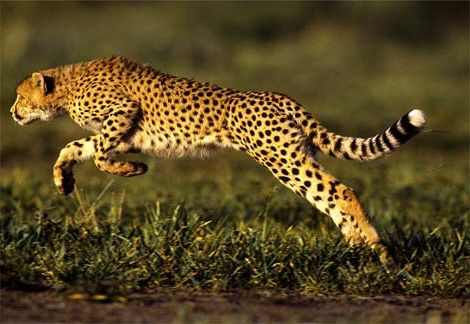
#> input picture cheetah-leaping.jpg, 470 x 324 px
$ python mynumpy2.py
#> lines starting #> are read from the running program, lines starting #| are printed output that depends on the picture
import sys
import random
import re
import math
import numpy as np
from skimage import io
import matplotlib.pyplot as plt


def main():

	photo = io.imread('cheetah-leaping.jpg')
#> photo is the input picture: shape (324, 470, 3); mean R, G, B 89.5, 72.9, 35.1
	# looks like two dim array, each square is a pixel represented with an RBG code (3 dim array) - numbers are 0-255 255=2^8-1
	# 0 is black, brightest red is 255
	print(photo.shape)
#| (324, 470, 3)
	plt.imshow(photo)
	plt.show()

	'''
	# show every other row
	plt.imshow(photo[::2])
	plt.show() #this basically just stretches the cheetah horizontally

	# shrink image by half
	plt.imshow(photo[::2,::2])
	plt.show()

	# print the cheetah upside down
	plt.imshow(photo[::-1])
	plt.show()

	# [5 lines of commented-out code are left out]
	plt.imshow(photo[60:125,:75])
	plt.show()

	# [11 lines of commented-out code are left out]

	print(np.sum(photo)) #sum of photo
	print(np.prod(photo)) #product of photo
	print(np.mean(photo))
	print(np.std(photo))
	print(np.var(photo))
	print(np.min(photo))
	print(np.max(photo))
	print(np.argmin(photo)) #where in the photo does the min exist (x*y*3)+y*3+z
	print(np.argmax(photo)) #where in the photo does the max exist


	identityMatrix = np.identity(7)
	print(identityMatrix) #1's in left to right downward diagonal, 0's in everything else

	sample = np.array(identityMatrix.diagonal()) #gives all diagonals in a list
	print(sample)

	poly = np.poly([-1,1,1,10]) #finds polynomial that coencides with these roots
	print(poly)

	roots = np.roots([1,4,-2,3]) #finds root for a given polynomial
	print(roots)

	# scipy is also a thing that exists and does lots of things -- you can see the things through help(scipy)


	# more stuff to know about numpy
	# 1) conditions apply to the entire array so you dont have to loop through the things manually
	z = np.array([1,2,3,4,5])
	print(z<3) #will give you a list of booleans given the condition

	# also numpy arrays support array masking
	r = z[z<3]
	print(r)

	# lets use array masking to produce a different version of the cheetah
	# where executes this thing on each element of photo
		# if photo>100 photo becomes 255, else photo becomes 0
	photoMasked = np.where(photo>100,255,0) #anything that is satisfied by the condition is replaced with 0
	plt.imshow(photoMasked)
	plt.show() #rave cheetah

	'''


	a = np.array([1,2,3,4,5])
	b = np.array([6,7,8,9,0])

	print(a+b)
	print(a*b)
	print(a+30)
	print(a@b) #dot product

	#now we will see if we can manipulate sin
	photo_sin = np.sin(photo) #list of -1 to 1
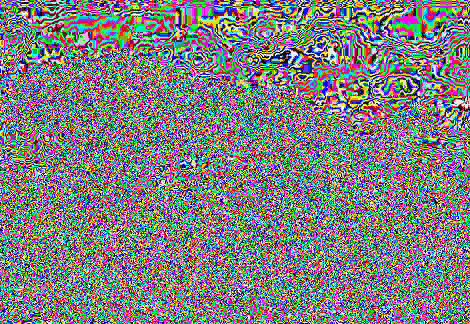
#> photo_sin: shape (324, 470, 3) float16; mean R, G, B -0.00169, 0.00199, 0.00651; drawn with min black and max white
	photo_sin += 1
	photo_sin *= 127 #now numbers range of 0 to 254

	photo_sin = np.uint8(photo_sin)

	print(type(photo_sin[0][0][0]))
#| <class 'numpy.uint8'>

	# print the sin of cheetah
	plt.imshow(photo_sin)
	plt.show() #cheetah trip

	ct = photo_sin
	ct = ct/127
	ct = ct - 1
	ct = np.arcsin(ct)
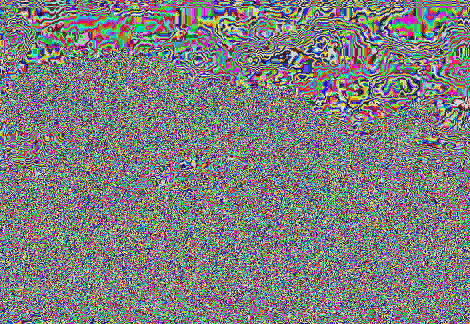
#> ct: shape (324, 470, 3) float64; mean R, G, B -0.0106, -0.00655, 0.00142; drawn with min black and max white
	ct = np.uint8(ct) #this is the line that fucks us
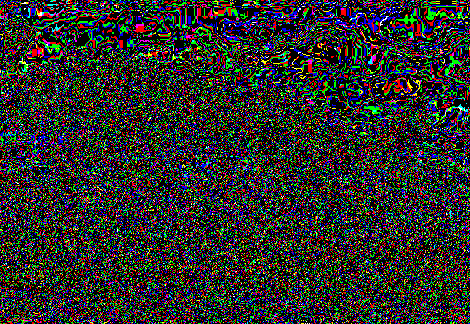
#> ct: shape (324, 470, 3); mean R, G, B 45.3, 45.9, 43.4

	plt.imshow(ct)
	plt.show()

	plt.imshow(photo[:,:,0].T)
	plt.show()
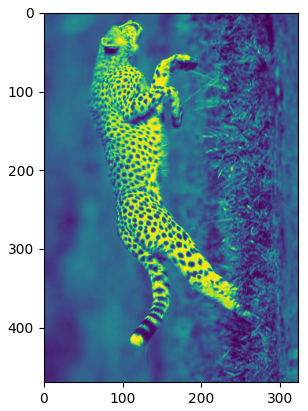
#> figure drawn by matplotlib, 1 panel


# This is the standard boilerplate that calls the main() function.
if __name__ == '__main__':
    main()
